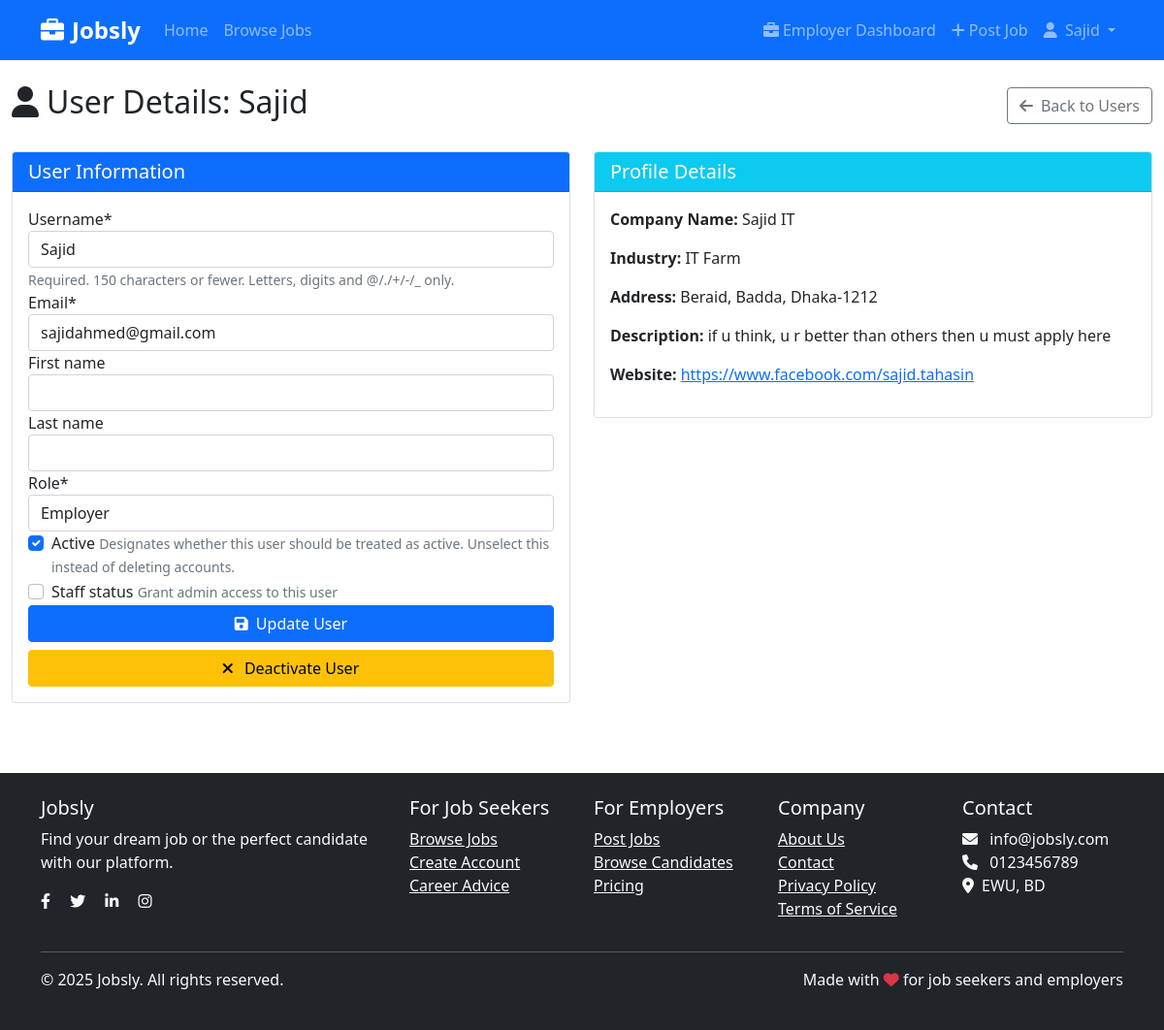
The page /accounts/admin/users/2/ (signed in) on the database its author committed.
### accounts/models.py (models this page shows, shortened)
class User(AbstractUser):
    ROLE_CHOICES = (
        ('applicant', 'Job Seeker'),
        ('employer', 'Employer'),
        ('admin', 'Admin'),
    )
    role = models.CharField(max_length=20, choices=ROLE_CHOICES, default='applicant')
    phone = models.CharField(max_length=15, blank=True)
    email = models.EmailField(unique=True)

class EmployerProfile(models.Model):
    user = models.OneToOneField(User, on_delete=models.CASCADE, related_name='employerprofile')
    company_name = models.CharField(max_length=200)
    industry = models.CharField(max_length=100)
    address = models.TextField()
    description = models.TextField()
    website = models.URLField(blank=True)
    logo = models.ImageField(upload_to='company_logos/', null=True, blank=True)
    created_at = models.DateTimeField(auto_now_add=True)
    updated_at = models.DateTimeField(auto_now=True)

### accounts/views.py (the view)
# urls.py: path('admin/users/<int:user_id>/', views.admin_user_detail, name='admin_user_detail'),
@login_required
@staff_member_required
def admin_user_detail(request, user_id):
    if not request.user.is_staff:
        messages.error(request, 'Access denied.')
        return redirect('home')
    try:
        user = User.objects.get(id=user_id)
        if request.method == 'POST':
            form = AdminUserForm(request.POST, instance=user)
            if form.is_valid():
                form.save()
                messages.success(request, f'User {user.username} updated successfully.')
                return redirect('admin_user_management')
        else:
            form = AdminUserForm(instance=user)
        user_data = {}
        if user.role == 'applicant':
            try:
                user_data['profile'] = user.applicantprofile
                user_data['applications'] = Application.objects.filter(applicant=user.applicantprofile)
            except ApplicantProfile.DoesNotExist:
                user_data['profile'] = None
                user_data['applications'] = []
        elif user.role == 'employer':
            try:
                user_data['profile'] = user.employerprofile
                user_data['jobs'] = Job.objects.filter(employer=user.employerprofile)
            except EmployerProfile.DoesNotExist:
                user_data['profile'] = None
                user_data['jobs'] = []
        context = {
            'user': user,
            'form': form,
            'user_data': user_data,
        }
        return render(request, 'accounts/admin_user_detail.html', context)
    except User.DoesNotExist:
        messages.error(request, 'User not found.')
        return redirect('admin_user_management')

### accounts/forms.py
class AdminUserForm(forms.ModelForm):
    class Meta:
        model = User
        fields = ['username', 'email', 'first_name', 'last_name', 'role', 'is_active', 'is_staff']
        widgets = {
            'role': forms.Select(choices=User.ROLE_CHOICES),
        }
    def __init__(self, *args, **kwargs):
        super().__init__(*args, **kwargs)
        if not self.instance.is_superuser:
            self.fields['is_staff'].help_text = "Grant admin access to this user"

### templates/accounts/admin_user_detail.html (shortened to what this page needs)
{% extends 'base.html' %}
{% load crispy_forms_tags %}
{% block content %}
<div class="container-fluid mt-4">
    <div class="row">
        <div class="col-12">
            <div class="d-flex justify-content-between align-items-center mb-4">
                <h2><i class="fas fa-user me-2"></i>User Details: {{ user.username }}</h2>
                <div>
                    <a href="{% url 'admin_user_management' %}" class="btn btn-outline-secondary">
                        <i class="fas fa-arrow-left me-2"></i>Back to Users
                    </a>
                </div>
            </div>
        </div>
    </div>
    <div class="row">
        <div class="col-lg-6 mb-4">
            <div class="card">
                <div class="card-header bg-primary text-white">
                    <h5 class="mb-0">User Information</h5>
                </div>
                <div class="card-body">
                    <form method="post">
                        {{ form|crispy }}
                        <div class="d-grid gap-2">
                            <button type="submit" class="btn btn-primary">
                                <i class="fas fa-save me-2"></i>Update User
                            </button>
                            <a href="{% url 'admin_toggle_user_active' user.id %}" class="btn btn-{% if user.is_active %}warning{% else %}success{% endif %}">
                                <i class="fas fa-{% if user.is_active %}times{% else %}check{% endif %} me-2"></i>
                                {% if user.is_active %}Deactivate{% else %}Activate{% endif %} User
                            </a>
                        </div>
                    </form>
                </div>
            </div>
        </div>
        <div class="col-lg-6 mb-4">
            <div class="card">
                <div class="card-header bg-info text-white">
                    <h5 class="mb-0">Profile Details</h5>
                </div>
                <div class="card-body">
                    {% if user_data.profile %}
                        {% if user.role == 'applicant' %}
                            <p><strong>Full Name:</strong> {{ user_data.profile.full_name }}</p>
                            <p><strong>Phone:</strong> {{ user_data.profile.phone }}</p>
                            <p><strong>Skills:</strong> {{ user_data.profile.skills|linebreaks }}</p>
                            <p><strong>Education:</strong> {{ user_data.profile.education|linebreaks }}</p>
                            {% if user_data.profile.cv %}
                            <a href="{{ user_data.profile.cv.url }}" class="btn btn-sm btn-outline-primary" target="_blank">
                                <i class="fas fa-download me-1"></i>Download CV
                            </a>
                            {% endif %}
                        {% elif user.role == 'employer' %}
                            <p><strong>Company Name:</strong> {{ user_data.profile.company_name }}</p>
                            <p><strong>Industry:</strong> {{ user_data.profile.industry }}</p>
                            <p><strong>Address:</strong> {{ user_data.profile.address }}</p>
                            <p><strong>Description:</strong> {{ user_data.profile.description }}</p>
                            {% if user_data.profile.website %}
                            <p><strong>Website:</strong> <a href="{{ user_data.profile.website }}" target="_blank">{{ user_data.profile.website }}</a></p>
                            {% endif %}
                        {% endif %}
                    {% else %}
                        <p class="text-muted">No profile information available.</p>
                    {% endif %}
                </div>
            </div>
        </div>
    </div>
</div>
{% endblock %}

### templates/base.html (shortened to what this page needs)
<!DOCTYPE html>
<html lang="en">
<head>
    <link href="https://cdn.jsdelivr.net/npm/bootstrap@5.1.3/dist/css/bootstrap.min.css" rel="stylesheet">
    <link href="https://cdnjs.cloudflare.com/ajax/libs/font-awesome/6.0.0/css/all.min.css" rel="stylesheet">
</head>
<body>
    <nav class="navbar navbar-expand-lg navbar-dark bg-primary">
        <div class="container">
            <a class="navbar-brand" href="{% url 'home' %}">
                <i class="fas fa-briefcase me-2"></i>Jobsly
            </a>
            <div class="collapse navbar-collapse" id="navbarNav">
                <ul class="navbar-nav me-auto">
                    <li class="nav-item">
                        <a class="nav-link" href="{% url 'home' %}">Home</a>
                    </li>
                    <li class="nav-item">
                        <a class="nav-link" href="{% url 'job_list' %}">Browse Jobs</a>
                    </li>
                </ul>
                <ul class="navbar-nav">
                    {% if user.is_authenticated %}
                        {% if user.role == 'applicant' %}
                            <li class="nav-item">
                                <a class="nav-link" href="{% url 'applicant_dashboard' %}">
                                    <i class="fas fa-tachometer-alt me-1"></i>Dashboard
                                </a>
                            </li>
                        {% elif user.role == 'employer' %}
                            <li class="nav-item">
                                <a class="nav-link" href="{% url 'manage_jobs' %}">
                                    <i class="fas fa-briefcase me-1"></i>Employer Dashboard
                                </a>
                            </li>
                            <li class="nav-item">
                                <a class="nav-link" href="{% url 'post_job' %}">
                                    <i class="fas fa-plus me-1"></i>Post Job
                                </a>
                            </li>
                        {% endif %}
                        <li class="nav-item dropdown">
                            <a class="nav-link dropdown-toggle" href="#" id="navbarDropdown" role="button" data-bs-toggle="dropdown">
                                <i class="fas fa-user me-1"></i>
                                {{ user.username }}
                            </a>
                        </li>
                    {% endif %}
                </ul>
            </div>
        </div>
    </nav>
    <main>
        {% block content %}
        {% endblock %}
    </main>
    <footer class="bg-dark text-light py-4 mt-5">
        <div class="container">
            <div class="row">
                <div class="col-md-4">
                    <h5>Jobsly</h5>
                    <p>Find your dream job or the perfect candidate with our platform.</p>
                    <div class="social-links">
                        <a href="#" class="text-light me-3"><i class="fab fa-facebook-f"></i></a>
                        <a href="#" class="text-light me-3"><i class="fab fa-twitter"></i></a>
                        <a href="#" class="text-light me-3"><i class="fab fa-linkedin-in"></i></a>
                        <a href="#" class="text-light"><i class="fab fa-instagram"></i></a>
                    </div>
                </div>
                <div class="col-md-2">
                    <h5>For Job Seekers</h5>
                    <ul class="list-unstyled">
                        <li><a href="{% url 'job_list' %}" class="text-light">Browse Jobs</a></li>
                        <li><a href="{% url 'register' %}" class="text-light">Create Account</a></li>
                        <li><a href="#" class="text-light">Career Advice</a></li>
                    </ul>
                </div>
                <div class="col-md-2">
                    <h5>For Employers</h5>
                    <ul class="list-unstyled">
                        <li><a href="{% url 'register' %}" class="text-light">Post Jobs</a></li>
                        <li><a href="#" class="text-light">Browse Candidates</a></li>
                        <li><a href="#" class="text-light">Pricing</a></li>
                    </ul>
                </div>
                <div class="col-md-2">
                    <h5>Company</h5>
                    <ul class="list-unstyled">
                        <li><a href="{% url 'home' %}" class="text-light">About Us</a></li>
                        <li><a href="#" class="text-light">Contact</a></li>
                        <li><a href="#" class="text-light">Privacy Policy</a></li>
                        <li><a href="#" class="text-light">Terms of Service</a></li>
                    </ul>
                </div>
                <div class="col-md-2">
                    <h5>Contact</h5>
                    <ul class="list-unstyled">
                        <li><i class="fas fa-envelope me-2"></i> info@jobsly.com</li>
                        <li><i class="fas fa-phone me-2"></i> 0123456789</li>
                        <li><i class="fas fa-map-marker-alt me-2"></i>EWU, BD</li>
                    </ul>
                </div>
            </div>
            <hr class="bg-light">
            <div class="row">
                <div class="col-md-6">
                    <p>&copy; 2025 Jobsly. All rights reserved.</p>
                </div>
                <div class="col-md-6 text-end">
                    <p>Made with <i class="fas fa-heart text-danger"></i> for job seekers and employers</p>
                </div>
            </div>
        </div>
    </footer>
</body>
</html>

### templates/base.html (style rules this page uses)
.navbar-brand { font-weight: bold; font-size: 1.5rem; }

### rows shown on the page
User: username "Sajid", email "sajidahmed@gmail.com", role "Employer", is_active "☑"
EmployerProfile: profile.company_name "Sajid IT", profile.industry "IT Farm", profile.address "Beraid, Badda, Dhaka-1212", profile.description "if u think, u r better than others then u must apply here", profile.website "https://www.facebook.com/sajid.tahasin"
